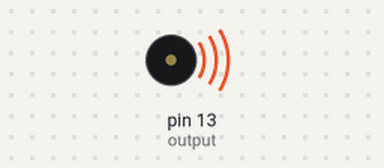
Bench run of a sketch on a simulated Arduino Uno, built with avr-gcc and run on an emulated ATmega328P. Shown: buzzer (waves = sounding).

Above: at 0.1 s.
At 40.1 s:
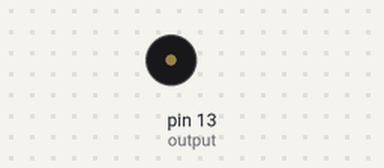
Timing chart, 0 to 41.6 s (numbered marks = the images above):
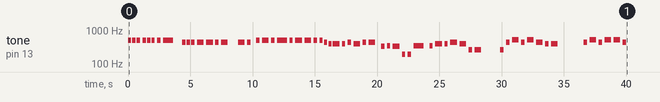

The sketch:

arduino_Song.ino
```cpp
/*
Notes chart:
  C     C#     D     Eb   E     F     F#    G     G#    A     Bb    B
0 16.35 17.32 18.35 19.45 20.60 21.83 23.12 24.50 25.96 27.50 29.14 30.87
1 32.70 34.65 36.71 38.89 41.20 43.65 46.25 49.00 51.91 55.00 58.27 61.74
2 65.41 69.30 73.42 77.78 82.41 87.31 92.50 98.00 103.8 110.0 116.5 123.5
3 130.8 138.6 146.8 155.6 164.8 174.6 185.0 196.0 207.7 220.0 233.1 246.9
4 261.6 277.2 293.7 311.1 329.6 349.2 370.0 392.0 415.3 440.0 466.2 493.9
5 523.3 554.4 587.3 622.3 659.3 698.5 740.0 784.0 830.6 880.0 932.3 987.8
6 1047  1109  1175  1245  1319  1397  1480  1568  1661  1760  1865  1976
7 2093  2217  2349  2489  2637  2794  2960  3136  3322  3520  3729  3951
8 4186  4435  4699  4978  5274  5588  5920  6272  6645  7040  7459  7902
*/
//outputs
int output = 13;
//tempo
int maintempo = 8576;
int tempo = 0.25 * maintempo;
//timings
int whole = tempo;
int half = tempo / 2;
int quarter = tempo / 4;
int eighth = tempo / 8;
int sixteenth = tempo / 16;
int dothalf = 1.5 * half;
int dotquarter = 1.5 * quarter;
int doteighth = 1.5 * eighth;
int dotsixteenth = 1.5 * sixteenth;
int smallbreak = 200;
int tripletbreak = eighth / 3;
int halfsixteenth = sixteenth / 2;

//frequencies/notes
int C4 = 262;
int C5 = 523;
int D4 = 194;
int D5 = 587;
int E4 = 330;
int E5 = 659;
int F4 = 349;
int F5 = 699;
int G4 = 392;
int G5 = 784;
int a4 = 440;
int a5 = 880;
int B4 = 494;
int B5 = 988;

void setup() {
for (int i = 0; i< 3; i++){}
//measure 39
//triplet
  tone(output, B4);
    delay(eighth);
  noTone(output);
    delay(tripletbreak);
  tone(output, B4);
    delay(eighth);
  noTone(output);
    delay(tripletbreak);
  tone(output, B4);
    delay(eighth);
  noTone(output);
    delay(smallbreak);
//triplet
  tone(output, B4);
    delay(eighth);
  noTone(output);
    delay(tripletbreak);
  tone(output, B4);
    delay(eighth);
  noTone(output);
    delay(tripletbreak);
  tone(output, B4);
    delay(eighth);
  noTone(output);
    delay(smallbreak);
//eighth note
  tone(output, B4);
    delay(eighth);
  noTone(output);
    delay(smallbreak);
//dotted quarter note
  tone(output, B4);
    delay(dotquarter);
  noTone(output);
    delay(smallbreak);
//quarter rest
  noTone(output);
    delay(quarter);

//measure 40
//triplet
  tone(output, a4);
    delay(eighth);
  noTone(output);
    delay(tripletbreak);
  tone(output, a4);
    delay(eighth);
  noTone(output);
    delay(tripletbreak);
  tone(output, a4);
    delay(eighth);
  noTone(output);
    delay(smallbreak);
//quarter note
  tone(output, a4);
    delay(quarter);
  noTone(output);
    delay(smallbreak);
//double sixteenth and quarter
  tone(output, a4);
    delay(quarter);
  noTone(output);
    delay(smallbreak);
  tone(output, a4);
    delay(eighth);
  noTone(output);
    delay(smallbreak);

//measure 41
  tone(output, a4);
    delay(quarter);
//quarter rest and eighth rest
  noTone(output);
    delay(quarter);
  noTone(output);
    delay(eighth);
//quarter note
  tone(output, a4);
    delay(quarter);
  noTone(output);
    delay(smallbreak);
//eighth note
  tone(output, a4);
    delay(eighth);
  noTone(output);
    delay(smallbreak);

//measure 42
//eighth rest
  noTone(output);
    delay(eighth);
//eighth note
  tone(output, B4);
    delay(eighth);
  noTone(output);
    delay(smallbreak);
//double sixteenth
  tone(output, B4);
    delay(quarter);
  noTone(output);
    delay(smallbreak);
  tone(output, B4);
    delay(eighth);
  noTone(output);
    delay(smallbreak);
//dotted quarter note
  tone(output, B4);
    delay(dotquarter);
  noTone(output);
    delay(smallbreak);
//eighth note
  tone(output, B4);
    delay(eighth);
  noTone(output);
    delay(smallbreak);

//measure 43
//quarter note
  tone(output, B4);
    delay(quarter);
  noTone(output);
    delay(smallbreak);
//double sixteenth
  tone(output, B4);
    delay(quarter);
  noTone(output);
    delay(smallbreak);
  tone(output, B4);
    delay(eighth);
  noTone(output);
    delay(smallbreak);
//triplet
  tone(output, B4);
    delay(eighth);
  noTone(output);
    delay(tripletbreak);
  tone(output, a4);
    delay(eighth);
  noTone(output);
    delay(tripletbreak);
  tone(output, G4);
    delay(eighth);
  noTone(output);
    delay(tripletbreak);
//double sixteenth
  tone(output, G4);
    delay(quarter);
  noTone(output);
    delay(smallbreak);
  tone(output, G4);
    delay(eighth);
  noTone(output);
    delay(smallbreak);

//measure 44
//eighth note
  tone(output, a4);
    delay(eighth);
  noTone(output);
    delay(smallbreak);
//quarter note
  tone(output, G4);
    delay(quarter);
  noTone(output);
    delay(smallbreak);
//eight note and quarter note
  tone(output, a4);
    delay(eighth);
  noTone(output);
    delay(smallbreak);
  tone(output, a4);
    delay(quarter);
  noTone(output);
    delay(smallbreak);
//eighth rest
  noTone(output);
    delay(eighth);
//eighth note
  tone(output, E4);
    delay(eighth);
  noTone(output);
    delay(smallbreak);

//measure 45
//eighth note
  tone(output, F4);
    delay(eighth);
  noTone(output);
    delay(smallbreak);
//quarter note
  tone(output, E4);
    delay(quarter);
  noTone(output);
    delay(smallbreak);
//double eighth note
  tone(output, D4);
    delay(eighth);
  noTone(output);
    delay(smallbreak);
  tone(output, D4);
    delay(eighth);
  noTone(output);
    delay(smallbreak);
//dotted quarter note
  tone(output, F4);
    delay(dotquarter);
  noTone(output);
    delay(smallbreak);

//measure 46
//eighth rest
  noTone(output);
    delay(eighth);
//eighth note
   tone(output, F4);
    delay(eighth);
  noTone(output);
    delay(smallbreak);
//double sixteenth
 tone(output, G4);
    delay(quarter);
  noTone(output);
    delay(smallbreak);
  tone(output, G4);
    delay(eighth);
  noTone(output);
    delay(smallbreak);
//quarter note
  tone(output, a4);
    delay(quarter);
  noTone(output);
    delay(smallbreak);
//double sixteenth and quarter
 tone(output, G4);
    delay(quarter);
  noTone(output);
    delay(smallbreak);
  tone(output, C4);
    delay(eighth);
  noTone(output);
    delay(smallbreak);

//measure 47
  tone(output, C4);
    delay(quarter);
  noTone(output);
    delay(smallbreak);
//two quarter rest and eighth rest
  noTone(output);
    delay(quarter);
  noTone(output);
    delay(quarter);
  noTone(output);
    delay(eighth);
//eighth note
  tone(output, C4);
    delay(eighth);
  noTone(output);
    delay(smallbreak);

//measure 48
//eighth note
  tone(output, a4);
    delay(eighth);
  noTone(output);
    delay(smallbreak);
//quarter note
  tone(output, C5);
    delay(quarter);
  noTone(output);
    delay(smallbreak);
//eighth note
  tone(output, a4);
    delay(eighth);
  noTone(output);
    delay(smallbreak);
//quarter note
  tone(output, C5);
    delay(quarter);
  noTone(output);
    delay(smallbreak);
//double sixteenth and quarter
 tone(output, a4);
    delay(quarter);
  noTone(output);
    delay(smallbreak);
  tone(output, G4);
    delay(eighth);
  noTone(output);
    delay(smallbreak);

//measure 49
  tone(output, G4);
    delay(quarter);
  noTone(output);
    delay(smallbreak);
//quarter rest
  noTone(output);
    delay(quarter);
//half rest
  noTone(output);
    delay(half);

//measure 50
//eighth rest
  noTone(output);
    delay(eighth);
//eighth note
  tone(output, a4);
    delay(eighth);
  noTone(output);
    delay(smallbreak);
//double sixteenth
 tone(output, C5);
    delay(quarter);
  noTone(output);
    delay(smallbreak);
  tone(output, a4);
    delay(eighth);
  noTone(output);
    delay(smallbreak);
//quarter note
  tone(output, C5);
    delay(quarter);
  noTone(output);
    delay(smallbreak);
//double sixteenth
 tone(output, C5);
    delay(quarter);
  noTone(output);
    delay(smallbreak);
  tone(output, a4);
    delay(eighth);
  noTone(output);
    delay(smallbreak);
}
void loop() {
  // put your main code here, to run repeatedly:

}
```
